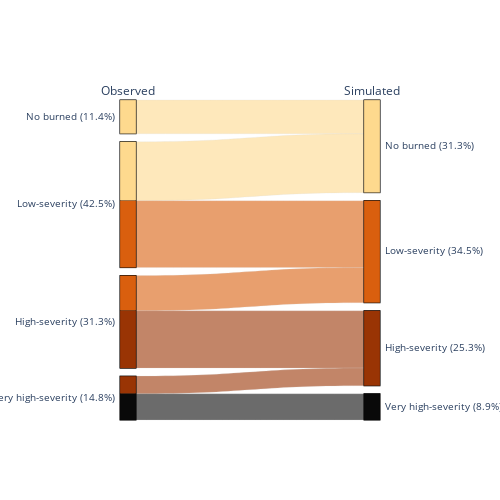

Notebook source saved alongside this figure:
### Markdown cell above
## Fig 5: Large-scale prescribed burning reduces future burned area and wildfire smoke $PM_{2.5}$ (Panel B)

### Code cell
import plotly.graph_objects as go

final_class = df[df.year == 2020]


# Desired order and colors
cat_order = ["No burned", "Low-severity", "High-severity", "Very high-severity"]
colors = ["#fed98e", "#d95f0e", "#993404", "#090909"]

# Ensure categories use the requested order
final_class["observed_class"] = pd.Categorical(
    final_class["observed_class"], categories=cat_order, ordered=True
)
final_class["simulated_class"] = pd.Categorical(
    final_class["simulated_class"], categories=cat_order, ordered=True
)

# Aggregate totals and compute percent shares per category (for labels)
obs_totals = (
    final_class.groupby("observed_class", sort=False)["count"]
    .sum()
    .reindex(cat_order)
    .fillna(0)
)
sim_totals = (
    final_class.groupby("simulated_class", sort=False)["count"]
    .sum()
    .reindex(cat_order)
    .fillna(0)
)

obs_perc = (obs_totals / obs_totals.sum()) * 100
sim_perc = (sim_totals / sim_totals.sum()) * 100

# Build label strings with percentages
obs_labels = {cat: f"{cat} ({obs_perc.loc[cat]:.1f}%)" for cat in cat_order}
sim_labels = {cat: f"{cat} ({sim_perc.loc[cat]:.1f}%)" for cat in cat_order}

# Map labels to the dataframe values used by Parcats
final_class["observed_label"] = (
    final_class["observed_class"].astype(str).map(obs_labels)
)
final_class["simulated_label"] = (
    final_class["simulated_class"].astype(str).map(sim_labels)
)

# Map simulated class to integer codes for colouring (keep original codes)
final_class["sim_code"] = final_class["simulated_class"].cat.codes

# Build a discrete-like colorscale that maps integer codes 0..n-1 to the specified hex colors
n = len(colors)
colorscale = [[i / (n - 1), c] for i, c in enumerate(colors)]

fig = go.Figure(
    go.Parcats(
        dimensions=[
            {
                "label": "Observed",
                "values": final_class["observed_label"].tolist(),
                "categoryarray": [obs_labels[c] for c in cat_order],
            },
            {
                "label": "Simulated",
                "values": final_class["simulated_label"].tolist(),
                "categoryarray": [sim_labels[c] for c in cat_order],
            },
        ],
        counts=final_class["count"].tolist(),
        line={
            "color": final_class["sim_code"].tolist(),
            "colorscale": colorscale,
            "shape": "hspline",
        },
        arrangement="freeform",
    )
)

fig.update_layout(
    autosize=False,
    width=500,
    height=500,
)
fig.show()
# fig.write_image("../figs/parcats_dnbr_simulated_vs_observed_2020.svg")

### Figure 1 — Plotly figure (JSON) as saved in the notebook; plotly's stock layout.template omitted (floating-point values rounded to 4 significant figures)
{"data": [{"arrangement": "freeform", "counts": [0, 1239, 676, 1189, 1656, 433, 623, 1734, 704, 924, 343, 913], "dimensions": [{"categoryarray": ["No burned (11.4%)", "Low-severity (42.5%)", "High-severity (31.3%)", "Very high-severity (14.8%)"], "label": "Observed", "values": ["Low-severity (42.5%)", "High-severity (31.3%)", "High-severity (31.3%)", "No burned (11.4%)", "Low-severity (42.5%)", "High-severity (31.3%)", "Very high-severity (14.8%)", "Low-severity (42.5%)", "Low-severity (42.5%)", "Very high-severity (14.8%)", "Low-severity (42.5%)", "High-severity (31.3%)"]}, {"categoryarray": ["No burned (31.3%)", "Low-severity (34.5%)", "High-severity (25.3%)", "Very high-severity (8.9%)"], "label": "Simulated", "values": ["Low-severity (34.5%)", "Low-severity (34.5%)", "High-severity (25.3%)", "No burned (31.3%)", "Low-severity (34.5%)", "High-severity (25.3%)", "High-severity (25.3%)", "No burned (31.3%)", "Low-severity (34.5%)", "Very high-severity (8.9%)", "No burned (31.3%)", "High-severity (25.3%)"]}], "line": {"color": [1, 1, 2, 0, 1, 2, 2, 0, 1, 3, 0, 2], "colorscale": [[0, "#fed98e"], [0.3333, "#d95f0e"], [0.6667, "#993404"], [1, "#090909"]], "shape": "hspline"}, "type": "parcats"}], "layout": {"autosize": false, "height": 500, "width": 500}}
